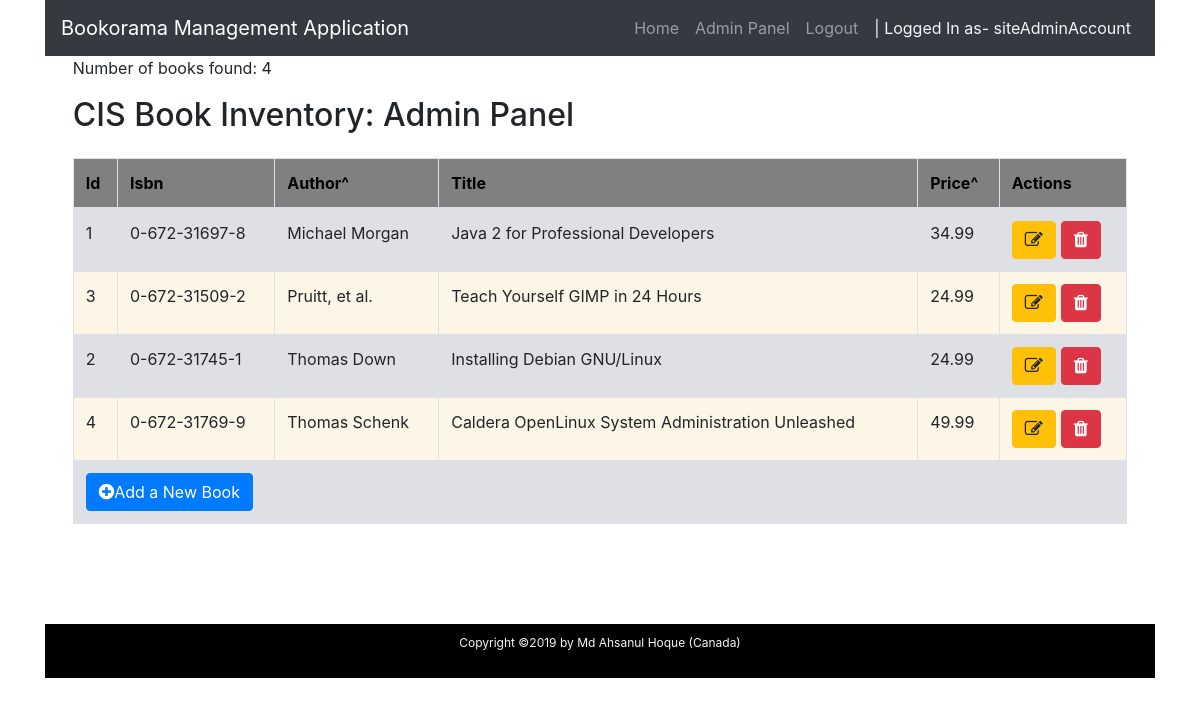
The page /admin/manageBooks.php?author=author (signed in) on the database its author committed.
### tables this page shows
create table books
(  id int unsigned not null auto_increment primary key,
isbn char(13) not null,
   author char(50),
   title char(100),
   price float(4,2),
   UNIQUE KEY unique_isbn (isbn)
);

### admin/auth/LoginHelper.php (called while the page is built, shortened)
<?php
class LoginHelper
{
    public static function isLoggedIn(){
        if ($_SESSION['isLoggedIn']){
            return true;
        }
        else{
            return false;
        }
    }
}

### admin/manageBooks.php (the view, shortened to what this page needs)
<?php
require ('./auth/LoginHelper.php');
if (LoginHelper::isLoggedIn()) {
?>
<!doctype html>
<html lang="en">
    <head>
        <link href="../css/bootstrap/bootstrap.min.css" rel="stylesheet">
        <link rel="stylesheet" href="https://cdnjs.cloudflare.com/ajax/libs/font-awesome/4.7.0/css/font-awesome.min.css">
        <link href="../css/custom.css" rel="stylesheet">
    </head>
    <body>
        <div class="container">
            <nav class="navbar navbar-expand-lg navbar-dark bg-dark">
                <a class="navbar-brand" href="../index.php">Bookorama Management Application</a>
                <div class="collapse navbar-collapse" id="navbarSupportedContent">
                    <ul class="navbar-nav ml-auto">
                        <li class="nav-item">
                            <a class="nav-link" href="../index.php">Home</a>
                        </li>
                        <li class="nav-item">
                            <a class="nav-link" href="./manageBooks.php">Admin Panel</a>
                        </li>
                        <li class="nav-item">
                            <a class="nav-link" href="./auth/logout.php">Logout</a>
                        </li>
                        <li class="nav-item">
                            <a class="nav-link loggedIn-text"><?php echo "| Logged In as- ".$_SESSION['sessionUserName']; ?></a>
                        </li>
                    </ul>
                </div>
            </nav>
            <div class="main-content">
                <div class="admin">
                    <?php
                    require("../lib/config.php");
                    if (isset($_GET['author'])){
                        $sortedBy = " author asc";
                    }
                    elseif (isset($_GET['price'])){
                        $sortedBy = " price asc";
                    }else{
                        $sortedBy = " title asc";
                    }
                    $sort = " order by".$sortedBy;
                    $query = "SELECT id,isbn,author,title,price FROM books".$sort;
                    $result = $mysqli->query($query);
                    $num_results = $result->num_rows;
                    echo "<p>Number of books found: " . $num_results . "</p>";
                    echo "<h2>CIS Book Inventory: Admin Panel</h2>";
                    echo "<table class='table table-bordered'>";
                    echo "<thead>";
                    if ($num_results > 0) {
                        $books = $result->fetch_all(MYSQLI_ASSOC);
                        echo "<table class='table table-bordered'><tr>";
                        foreach ($books[0] as $k => $v) {
                            if ($k=='author'){
                                echo "<th><a href='./manageBooks.php?author=".urldecode($k)."'>" . ucwords($k) . "<span>&#94;</span></a></th>";
                            }
                            elseif ($k=='price'){
                                echo "<th><a href='./manageBooks.php?price=".urldecode($k)."'>" . ucwords($k) . "<span>&#94;</span></a></th>";
                            }
                            else{
                                echo "<th>" . ucwords($k) . "</th>";
                            }
                        }
                        echo "<th>Actions</th>";
                        echo "</tr></thead>";
                        echo "<tbody>";
                        foreach ($books as $book) {
                            echo "<tr>";
                            $i = 0;
                            foreach ($book as $k => $v) {
                                if ($k == 'id') {
                                    echo "<td>" . $v . "</td>";
                                    $bookId = $v;
                                } else {
                                    echo "<td>" . $v . "</td>";
                                }
                                if (($i == count($book) - 1)) {
                                    echo "<td>";
                                    echo "<div class='btn-toolbar'>";
                                    echo "<a href='./edit.php?bookId=" . $bookId . "' title='Edit Record' class='btn btn-warning btn-xs btnMargin' data-toggle='tooltip'><i class='fa fa-edit'></i></a>";
                                    echo "<a href='./delete.php?bookId=" . $bookId . "' title='Delete Record' class='btn btn-danger btn-xs' data-toggle='tooltip'><i class='fa fa-trash'></i></a>";
                                    echo "</div>";
                                    echo "</td>";
                                }
                                $i++;
                            }
                            echo "</tr>";
                        }
                        echo "<tr><td colspan='6'>";
                        echo "<a href='./newBook.php' title='View Record' class='btn btn-primary' data-toggle='tooltip'><i class='fa fa-plus-circle'></i>Add a New Book</a>";
                        echo "</td></tr>";
                        echo "</tbody>";
                        echo "</table>";
                    }
                    ?>
                </div>
            </div>
                <?php include ('../layout/footer.php')?>
    </body>
</html>
<?php
}else{
    header('Location: ./auth/login.php');
}
?>

### css/custom.css (style rules this page uses)
.btnMargin { margin-right: 5px; }
.loggedIn-text { color: whitesmoke !important; }
.fa { font-size: 18px; }
table { border: 1px solid black; }
table th { border-bottom: 1px solid white; color: white; }
table td { border: 1px solid black; }
table tbody tr:nth-child(even) { background-color: whitesmoke; }
table tbody tr:nth-child(odd) { background-color: #DFDFE6;; }
.main-content { max-width: 95%; margin: 0 auto; }
.admin table th { background-color: gray; color: black; }
.admin table th a { color: black; }
.admin table tbody tr:nth-child(even) { background-color: oldlace; }
.admin table tbody tr:nth-child(odd) { background-color: #DFDFE6; }

### rows shown on the page
books: id "1", isbn "0-672-31697-8", author "Michael Morgan", title "Java 2 for Professional Developers", price "34.99"
books: id "3", isbn "0-672-31509-2", author "Pruitt, et al.", title "Teach Yourself GIMP in 24 Hours", price "24.99"
books: id "2", isbn "0-672-31745-1", author "Thomas Down", title "Installing Debian GNU/Linux", price "24.99"
books: id "4", isbn "0-672-31769-9", author "Thomas Schenk", title "Caldera OpenLinux System Administration Unleashed", price "49.99"

### other values the page prints
$_SESSION['sessionUserName'] "siteAdminAccount"
$num_results "4"
$k "Id"
$k "Isbn"
$k "Author"
$k "Title"
$k "Price"
